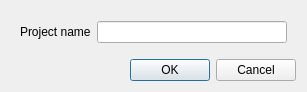
<?xml version="1.0" encoding="UTF-8"?>
<ui version="4.0">
 <class>AddProjectDlg</class>
 <widget class="QDialog" name="AddProjectDlg">
  <property name="geometry">
   <rect>
    <x>0</x>
    <y>0</y>
    <width>307</width>
    <height>92</height>
   </rect>
  </property>
  <property name="windowTitle">
   <string>Dialog</string>
  </property>
  <layout class="QVBoxLayout" name="verticalLayout">
   <item>
    <widget class="QWidget" name="widget" native="true">
     <layout class="QHBoxLayout" name="horizontalLayout">
      <item>
       <widget class="QLabel" name="label">
        <property name="text">
         <string>Project name</string>
        </property>
       </widget>
      </item>
      <item>
       <widget class="QLineEdit" name="editProjectName"/>
      </item>
     </layout>
    </widget>
   </item>
   <item>
    <widget class="QDialogButtonBox" name="buttonBox">
     <property name="orientation">
      <enum>Qt::Horizontal</enum>
     </property>
     <property name="standardButtons">
      <set>QDialogButtonBox::Cancel|QDialogButtonBox::Ok</set>
     </property>
    </widget>
   </item>
  </layout>
 </widget>
 <resources/>
 <connections>
  <connection>
   <sender>buttonBox</sender>
   <signal>accepted()</signal>
   <receiver>AddProjectDlg</receiver>
   <slot>accept()</slot>
   <hints>
    <hint type="sourcelabel">
     <x>248</x>
     <y>254</y>
    </hint>
    <hint type="destinationlabel">
     <x>157</x>
     <y>274</y>
    </hint>
   </hints>
  </connection>
  <connection>
   <sender>buttonBox</sender>
   <signal>rejected()</signal>
   <receiver>AddProjectDlg</receiver>
   <slot>reject()</slot>
   <hints>
    <hint type="sourcelabel">
     <x>316</x>
     <y>260</y>
    </hint>
    <hint type="destinationlabel">
     <x>286</x>
     <y>274</y>
    </hint>
   </hints>
  </connection>
 </connections>
</ui>
